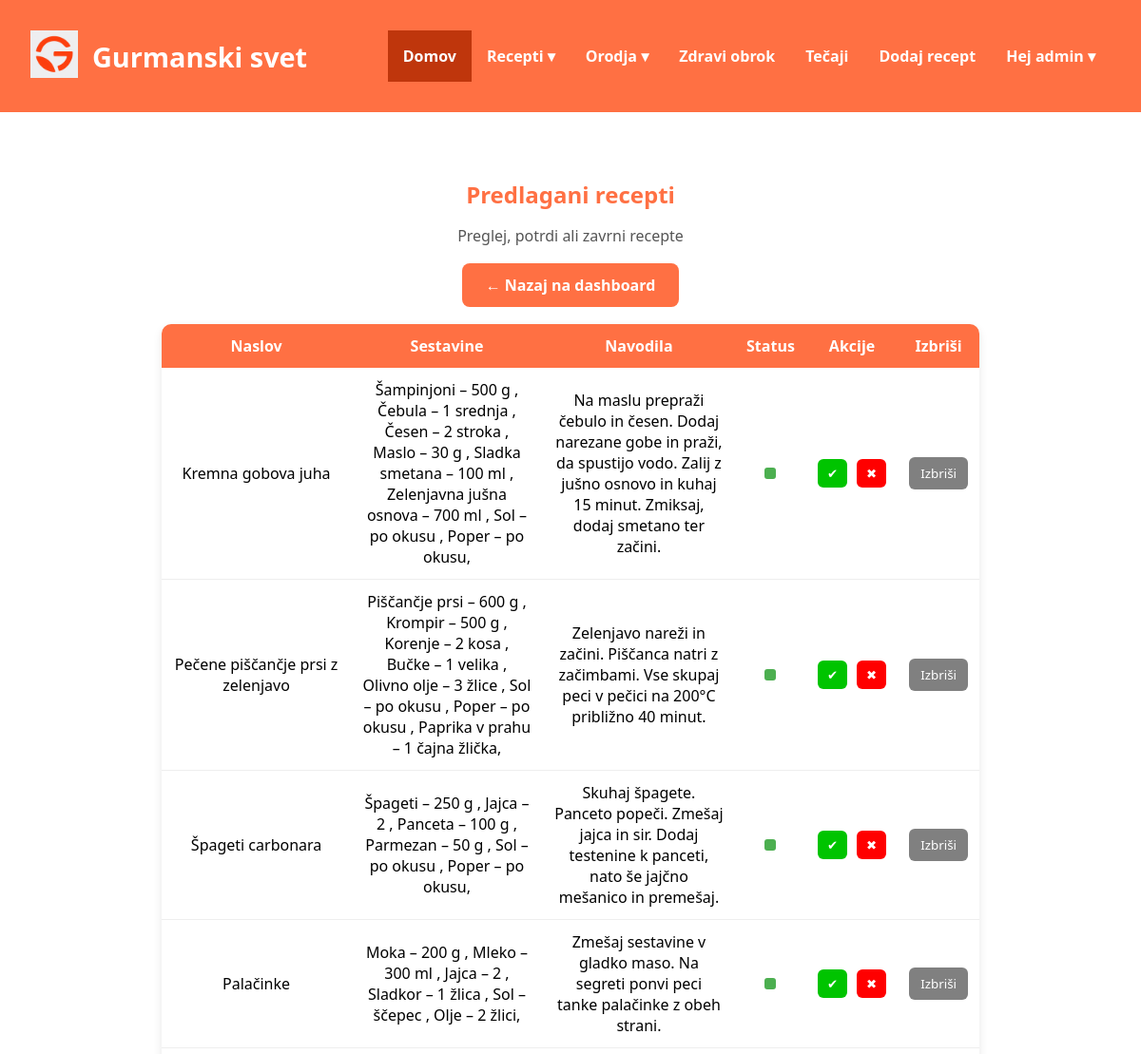
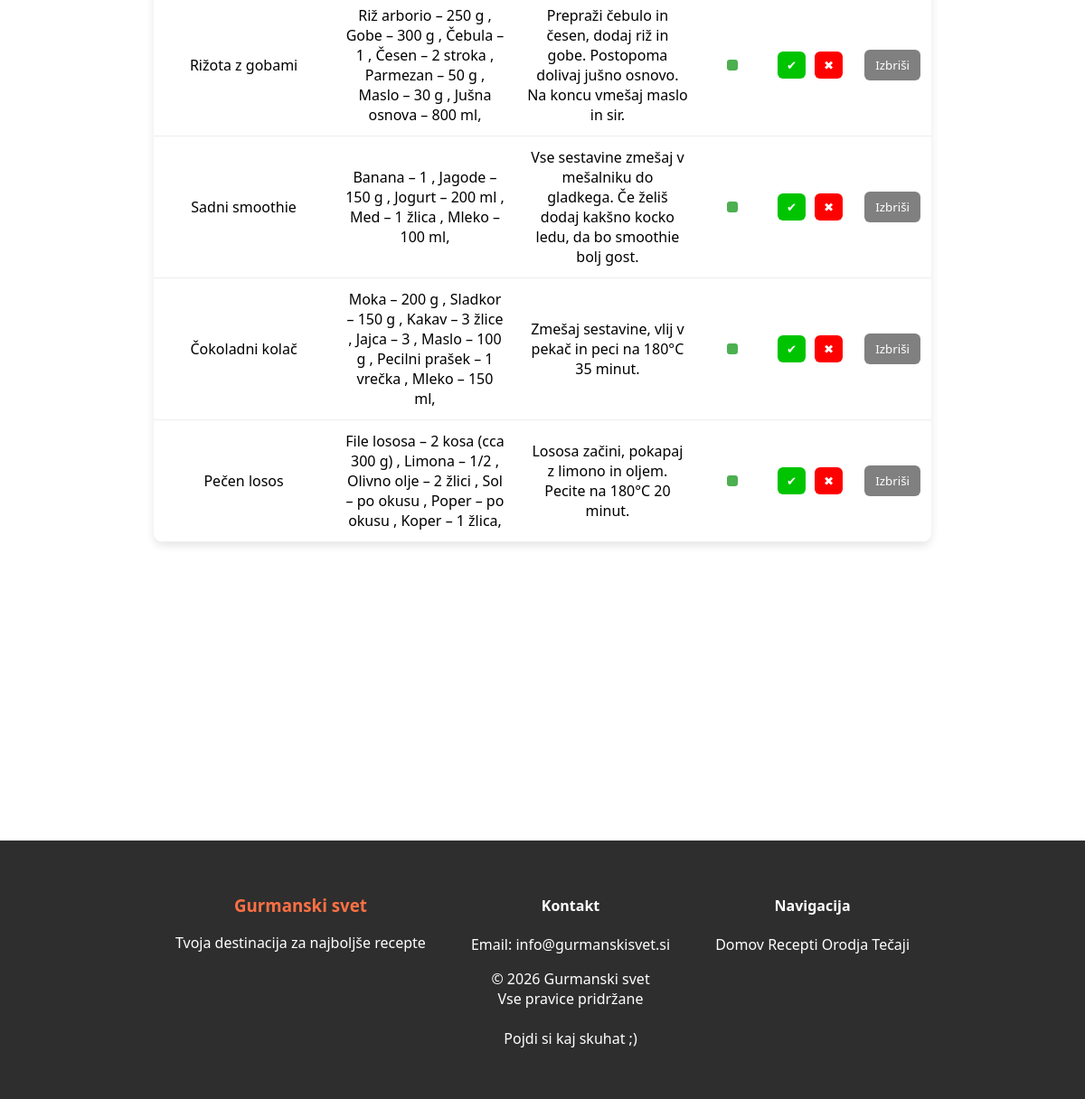
The page /recepti (signed in) on the database its author committed (2 pictures, top to bottom).
### tables this page shows
CREATE TABLE recepti (
    id INTEGER PRIMARY KEY AUTOINCREMENT,
    naslov TEXT,
    slika TEXT,
    sestavine TEXT,
    navodila TEXT,
    tezavnost TEXT,
    cas_priprave INTEGER,
    osebe INTEGER
, status TEXT DEFAULT 'pending', likes INTEGER DEFAULT 0);

### routes/recepti.py (the view)
@recepti_bp.route("/recepti")
def recepti():
    if "username" in session:
        username = session["username"]
        if  username == "admin":
            conn = sqlite3.connect('recepti.db')
            c = conn.cursor()
            c.execute("SELECT id, naslov, sestavine, navodila, status FROM recepti")
            recept = c.fetchall()
            conn.close()
            return render_template("recepti.html", recepti=recept)
        else:
            return render_template("index.html", username=username)
    else:
        return redirect("/login")

### main.py (called while the page is built)
@app.context_processor
def inject_user():
    return dict(username=session.get("username"))

### templates/recepti.html (shortened to what this page needs)
<!DOCTYPE html>
<html lang="sl">
<head>
    <link rel="stylesheet" href="{{ url_for('static', filename='css.css') }}">
</head>
<body>
    <header>
    <div class="container">
        <div class="logo-container">
            <a href="/">
                <img src="{{ url_for('static', filename='slike/ikona.png') }}" height="50">
            </a>
            <div class="logo">Gurmanski svet</div>
        </div>
        <nav>
            <ul>
                <li><a href="/" class="active">Domov</a></li>
                <li class="dropdown">
                    <a href="#">Recepti ▾</a>
                </li>
                <li class="dropdown">
                    <a href="#">Orodja ▾</a>
                </li>
                <li><a href="/zdravi">Zdravi obrok</a></li>
                <li><a href="/tecaji">Tečaji</a></li>
                <li><a href="/dodajRecept">Dodaj recept</a></li>
    {% if username %}
    <li class="dropdown">
        <a href="#">Hej {{ username }} ▾</a>
    </li>
    {% else %}
    <li><a href="/login">Prijava</a></li>
    {% endif %}
                </ul>
            </nav>
        </div>
    </header>
    <section class="features">
        <h1>Predlagani recepti</h1>
        <p>Preglej, potrdi ali zavrni recepte</p>
        <a href="/dashboard" class="btn">← Nazaj na dashboard</a>
        <div class="table-container">
            <table class="user-table">
                <tr>
                    <th>Naslov</th>
                    <th>Sestavine</th>
                    <th>Navodila</th>
                    <th>Status</th>
                    <th>Akcije</th>
                    <th>Izbriši</th>
                </tr>
                {% for recept in recepti %}
                <tr>
                    <td>{{ recept[1] }}</td>
                    <td>{{ recept[2] }}</td>
                    <td>{{ recept[3] }}</td>
                    <td>
                        {% if recept[4] == "pending" %}
                            <span class="status-box pending"></span>
                        {% elif recept[4] == "approved" %}
                            <span class="status-box approved"></span>
                        {% else %}
                            <span class="status-box rejected"></span>
                        {% endif %}
                    </td>
                    <td>
                        <div class="akcije">
                            <button class="potrdi-btn" data-id="{{ recept[0] }}">✔</button>
                            <button class="zavrni-btn" data-id="{{ recept[0] }}">✖</button>
                        </div>
                    </td>
                    <td>
                        <form action="/izbrisi_recept/{{ recept[0] }}" method="POST">
                            <button type="submit" class="delete-btn">Izbriši</button>
                        </form>
                    </td>
                </tr>
                {% endfor %}
            </table>
        </div>
    </section>
    <footer class="footer">
        <div class="footer-container">
            <div class="footer-section">
                <h3>Gurmanski svet</h3>
                <p>Tvoja destinacija za najboljše recepte</p>
            </div>
        <div class="footer-section">
            <h4>Kontakt</h4>
            <p>Email: info@gurmanskisvet.si</p>
            <p class="copyright">
                © 2026 Gurmanski svet<br>
                Vse pravice pridržane<br><br>
                Pojdi si kaj skuhat ;)
            </p>
        </div>
            <div class="footer-section">
                <h4>Navigacija</h4>
                <a href="/">Domov</a>
                <a href="/randomRecipe">Recepti</a>
                <a href="/kalkulator">Orodja</a>
                <a href="/tecaji">Tečaji</a>
            </div>
        </div>
    </footer>
</body>
</html>

### static/css.css (style rules this page uses)
* { box-sizing: border-box; font-family: 'Segoe UI', Tahoma, Verdana, sans-serif; }
body { margin: 0px; }
h1,h2,h3 { color: #FF7043 !important; }
header { background-color: #FF7043; color: white; padding: 1rem 2rem; }
.container { display: flex; justify-content: space-between; align-items: center; font-weight: bold; }
.logo-container { display: flex; align-items: center; gap: 15px; }
.logo { font-size: 1.8rem; font-weight: bold; }
nav ul { list-style: none; display: flex; align-items: center; }
nav ul li { position: relative; }
nav ul li a { display: block; color: white; text-decoration: none; padding: 1rem; }
nav ul li a:hover, nav ul li a.active { background-color: #BF360C; }
.btn { background-color: #FF7043; padding: 12px 25px; color: white; text-decoration: none; border-radius: 8px; font-weight: bold; }
.features { padding: 50px 20px; text-align: center; max-width: 900px; margin: 0 auto; }
.features h1 { margin-bottom: 10px; }
.features p { margin-bottom: 30px; color: #555; }
.footer { background-color: #2E2E2E; color: white; padding: 40px 20px; width: 100%; margin-top: auto; bottom: 0; margin-top: 250px; }
.footer-container { max-width: 900px; margin: 0 auto; display: flex; justify-content: center; gap: 50px; }
.footer-section { text-align: center; }
.footer a, .footer a:visited { color: white; text-decoration: none; }
.table-container { max-width: 900px; margin: 30px auto; }
.user-table { width: 100%; border-collapse: collapse; background: white; border-radius: 10px; overflow: hidden; box-shadow: 0 4px 10px rgba(0,0,0,0.1); }
.user-table th { background-color: #FF7043; color: white; padding: 12px; text-align: center; }
.user-table td { padding: 12px; border-bottom: 1px solid #eee; max-width: 250px; max-height: 100px; overflow-y: auto; }
.delete-btn { background-color: gray; color: white; border: none; padding: 8px 12px; border-radius: 6px; cursor: pointer; }
.status-box { display: inline-block; width: 12px; height: 12px; border-radius: 3px; }
.status-box.approved { background-color: #4CAF50; }
.akcije { display: flex; gap: 5px; justify-content: center; }
.potrdi-btn, .zavrni-btn { color: white; border: none; padding: 6px 10px; border-radius: 6px; cursor: pointer; }
.potrdi-btn { background-color: rgb(0, 196, 0); margin-right: 5px; }
.zavrni-btn { background-color: red; }

### rows shown on the page
recepti: naslov "Kremna gobova juha", sestavine "Šampinjoni – 500 g , Čebula – 1 srednja , Česen – 2 stroka , Maslo – 30 g , Sladka smetana – 100 ml , Zelenjavna jušna osnova – 700 ml , Sol – po okusu , Poper – po okusu,", navodila "Na maslu prepraži čebulo in česen. Dodaj narezane gobe in praži, da spustijo vodo. Zalij z jušno osnovo in kuhaj 15 minut. Zmiksaj, dodaj smetano ter začini.", status "approved" (drawn)
recepti: naslov "Pečene piščančje prsi z zelenjavo", sestavine "Piščančje prsi – 600 g , Krompir – 500 g , Korenje – 2 kosa , Bučke – 1 velika , Olivno olje – 3 žlice , Sol – po okusu , Poper – po okusu , Paprika v prahu – 1 čajna žlička,", navodila "Zelenjavo nareži in začini. Piščanca natri z začimbami. Vse skupaj peci v pečici na 200°C približno 40 minut.", status "approved" (drawn)
recepti: naslov "Špageti carbonara", sestavine "Špageti – 250 g , Jajca – 2 , Panceta – 100 g , Parmezan – 50 g , Sol – po okusu , Poper – po okusu,", navodila "Skuhaj špagete. Panceto popeči. Zmešaj jajca in sir. Dodaj testenine k panceti, nato še jajčno mešanico in premešaj.", status "approved" (drawn)
recepti: naslov "Palačinke", sestavine "Moka – 200 g , Mleko – 300 ml , Jajca – 2 , Sladkor – 1 žlica , Sol – ščepec , Olje – 2 žlici,", navodila "Zmešaj sestavine v gladko maso. Na segreti ponvi peci tanke palačinke z obeh strani.", status "approved" (drawn)
recepti: naslov "Rižota z gobami", sestavine "Riž arborio – 250 g , Gobe – 300 g , Čebula – 1 , Česen – 2 stroka , Parmezan – 50 g , Maslo – 30 g , Jušna osnova – 800 ml,", navodila "Prepraži čebulo in česen, dodaj riž in gobe. Postopoma dolivaj jušno osnovo. Na koncu vmešaj maslo in sir.", status "approved" (drawn)
recepti: naslov "Sadni smoothie", sestavine "Banana – 1 , Jagode – 150 g , Jogurt – 200 ml , Med – 1 žlica , Mleko – 100 ml,", navodila "Vse sestavine zmešaj v mešalniku do gladkega. Če želiš dodaj kakšno kocko ledu, da bo smoothie bolj gost.", status "approved" (drawn)
recepti: naslov "Čokoladni kolač", sestavine "Moka – 200 g , Sladkor – 150 g , Kakav – 3 žlice , Jajca – 3 , Maslo – 100 g , Pecilni prašek – 1 vrečka , Mleko – 150 ml,", navodila "Zmešaj sestavine, vlij v pekač in peci na 180°C 35 minut.", status "approved" (drawn)
recepti: naslov "Pečen losos", sestavine "File lososa – 2 kosa (cca 300 g) , Limona – 1/2 , Olivno olje – 2 žlici , Sol – po okusu , Poper – po okusu , Koper – 1 žlica,", navodila "Lososa začini, pokapaj z limono in oljem. Pecite na 180°C 20 minut.", status "approved" (drawn)

### other values the page prints
{{ username }} "admin"
